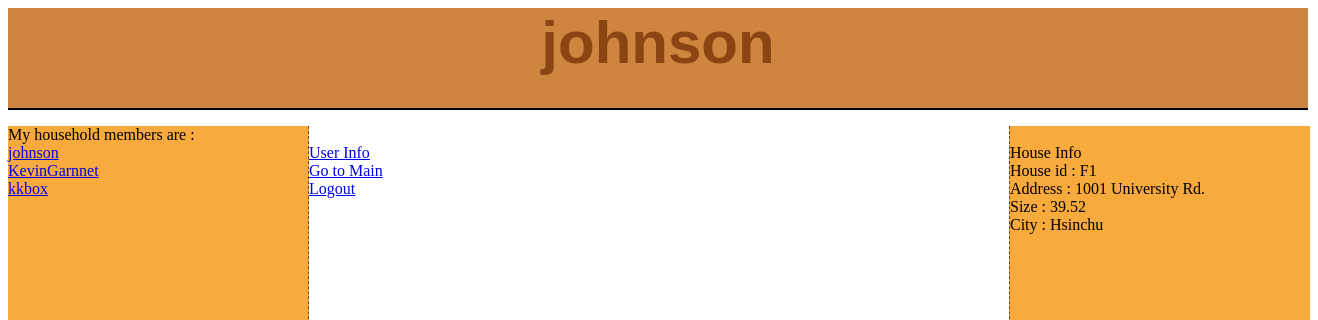
The app's page /householdinfo.php?name=johnson (signed in) with its own data.
### tables this page shows
CREATE TABLE IF NOT EXISTS `household` (
  `hid` varchar(15) NOT NULL,
  `address` varchar(100) NOT NULL,
  `size` double NOT NULL,
  `city` varchar(10) NOT NULL,
  `headid` varchar(15) NOT NULL,
  PRIMARY KEY (`hid`),
  UNIQUE KEY `address` (`address`)
);

CREATE TABLE IF NOT EXISTS `personal_info` (
  `uid` varchar(15) NOT NULL,
  `name` varchar(30) NOT NULL,
  `sex` enum('M','F') NOT NULL,
  `birthday` date NOT NULL,
  `hid` varchar(15) NOT NULL,
  `modtime` datetime NOT NULL,
  PRIMARY KEY (`uid`)
);

### householdinfo.php (the view, shortened to what this page needs)
<html>
<head>
<link href="style.css" rel="stylesheet" type="text/css">
</head>
<body>
<?php
if(isset($_SESSION['name']) && $_GET['name']){
	$host ="localhost";
	$username = "dbuser";
	$password = "dbuser";
	$database = "db_0010145";
	$con = mysqli_connect($host, $username, $password, $database);
	echo '<div id="header"><p>';
	echo $_GET['name'];
	echo "<br/>";
	echo '</div></p>';
	echo '<div id="rightnav">';
	echo "<br/>House Info<br/>";
	$houseinfo = "SELECT hid,address,size,city FROM household WHERE hid ='".$_SESSION['hid']."'";
	$rhouse=mysqli_query($con,$houseinfo);
	$house=mysqli_fetch_array($rhouse);
	echo "House id : ".$house['hid']."<br/>";
	echo "Address : ".$house['address']."<br/>";
	echo "Size : ".$house['size']."<br/>";
	echo "City : ".$house['city']."<br/>";
	echo "<br/>";
	echo '</div>';
	$hmember = "SELECT name,uid FROM personal_info WHERE hid ='".$_SESSION['hid']."'";
	$mem=mysqli_query($con,$hmember);
	$num=mysqli_num_rows($mem);
	$judge=1;
	echo '<div id="leftnav">';
	echo "My household members are : <br/>";
	while($judge<=$num){
		$housemem=mysqli_fetch_array($mem);
		$link = $housemem['uid'];
		echo "<a href=\"userinfo.php?uid=$link\">".$housemem['name']."</a>";
		echo "<br/>";
		$judge++;
	}
	echo '</div>';
	$flag=$_SESSION['uid'];
	echo '<div id="body">';
	echo "<br/>";
	echo "<a href=\"userinfo.php?uid=$flag\">User Info</a>";
	echo "<br/>";
	echo '<a href="main.php">Go to Main</a>';
	echo "<br/>";
	echo '<a href="logout.php">Logout</a>';
	echo '</div>';
}
?>
</body>
</html>

### style.css (style rules this page uses)
#header { width: 1300px; height: 100px; position: relative; background-color: peru; border-bottom: 2px solid #000000; }
#header p { color:saddlebrown; font-family:Arial; font-weight:bold; font-size: 60px; text-align:center; }
#leftnav { float: left; width: 300px; height: 1200px; background-color: #F8AA3C; border-right:1px dashed #694717; }
#rightnav { float: right; width: 300px; height: 1200px; background-color: #F8AA3C; border-left: 1px dashed #694717; }
#body { width: 700px; margin-left:301px; margin-right:301px; }

### records on screen
household: hid "F1", address "1001 University Rd.", size "39.52", city "Hsinchu"
personal_info: name "johnson"
personal_info: name "KevinGarnnet"
personal_info: name "kkbox"

### other values on screen
$_GET['name'] "johnson"
